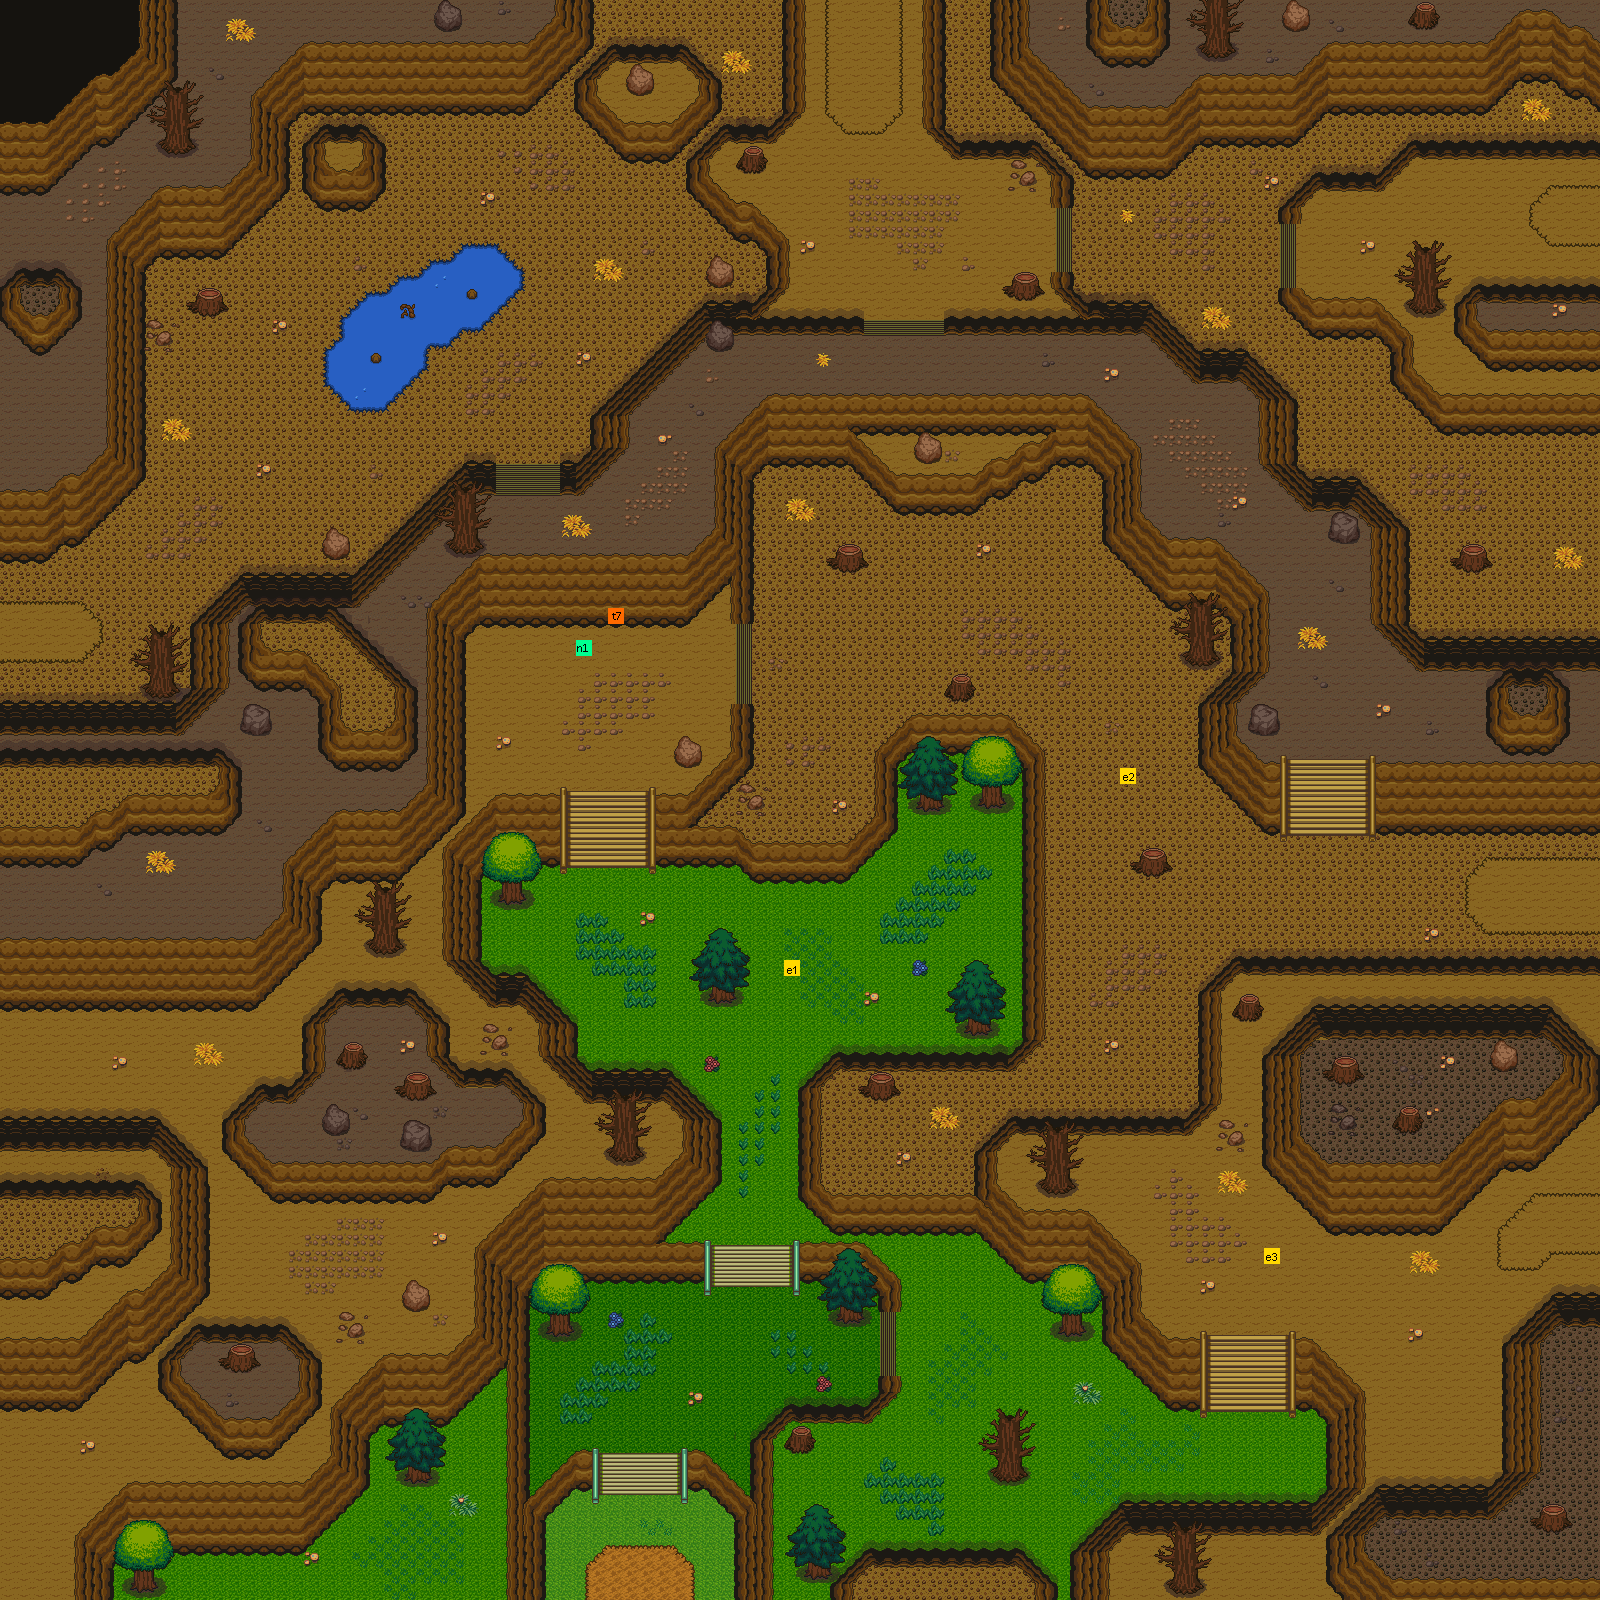

This is a level from a 2D game, rendered from its Tiled map with the project's own tilesets. A one-line summary and the map file follow, with tile-layer data summarised:
An orthogonal 100x100 tile map with 16x16 px tiles, 8 tile layers (ground0, ground1, wall0, wall1, ...), 2 hidden layers not drawn, 9 tilesets.

<map version="1.0" orientation="orthogonal" renderorder="right-down" width="100" height="100" tilewidth="16" tileheight="16">
 <tileset firstgid="1" name="1" tilewidth="16" tileheight="16">
  <image source="../../tileset/v1.3/1.png" width="800" height="800" />
 </tileset>
 <tileset firstgid="2501" name="2" tilewidth="16" tileheight="16">
  <image source="../../tileset/v1.3/2.png" width="800" height="800" />
 </tileset>
 <tileset firstgid="5001" name="3" tilewidth="16" tileheight="16">
  <image source="../../tileset/v1.3/3.png" width="800" height="800" />
 </tileset>
 <tileset firstgid="7501" name="4" tilewidth="16" tileheight="16">
  <image source="../../tileset/v1.3/4.png" width="800" height="800" />
 </tileset>
 <tileset firstgid="10001" name="5" tilewidth="16" tileheight="16">
  <image source="../../tileset/v1.3/5.png" width="800" height="800" />
 </tileset>
 <tileset firstgid="12501" name="6" tilewidth="16" tileheight="16">
  <image source="../../tileset/v1.3/6.png" width="800" height="800" />
 </tileset>
 <tileset firstgid="15001" name="7" tilewidth="16" tileheight="16">
  <image source="../../tileset/v1.3/7.png" width="800" height="800" />
 </tileset>
 <tileset firstgid="17501" name="8" tilewidth="16" tileheight="16">
  <image source="../../tileset/v1.3/8.png" width="800" height="800" />
 </tileset>
 <tileset firstgid="20001" name="9" tilewidth="16" tileheight="16">
  <image source="../../tileset/v1.3/9.png" width="800" height="800" />
 </tileset>
 <layer name="ground0" width="100" height="100">
  <data>[10000 cells, 9997 non-empty, 11 distinct tile ids]</data>
 </layer>
 <layer name="ground1" width="100" height="100">
  <data>[10000 cells, 508 non-empty, 132 distinct tile ids]</data>
 </layer>
 <layer name="wall0" width="100" height="100">
  <data>[10000 cells, 4587 non-empty, 353 distinct tile ids]</data>
 </layer>
 <layer name="wall1" width="100" height="100">
  <data>[10000 cells, 1261 non-empty, 261 distinct tile ids]</data>
 </layer>
 <layer name="wall2" width="100" height="100">
  <data>[10000 cells, 165 non-empty, 22 distinct tile ids]</data>
 </layer>
 <layer name="deco0" width="100" height="100">
  <data>[10000 cells, 915 non-empty, 100 distinct tile ids]</data>
 </layer>
 <layer name="deco1" width="100" height="100">
  <data>[10000 cells, 267 non-empty, 77 distinct tile ids]</data>
 </layer>
 <layer name="ABOVE_OVERWRITE" width="100" height="100" visible="0">
  <data>[10000 cells, 0 non-empty, 0 distinct tile ids]</data>
 </layer>
 <layer name="COLLISION_OVERWRITE" width="100" height="100" visible="0">
  <data>[10000 cells, 0 non-empty, 0 distinct tile ids]</data>
 </layer>
 <layer name="SPOT" width="100" height="100">
  <data>[10000 cells, 5 non-empty, 5 distinct tile ids]</data>
 </layer>
</map>
